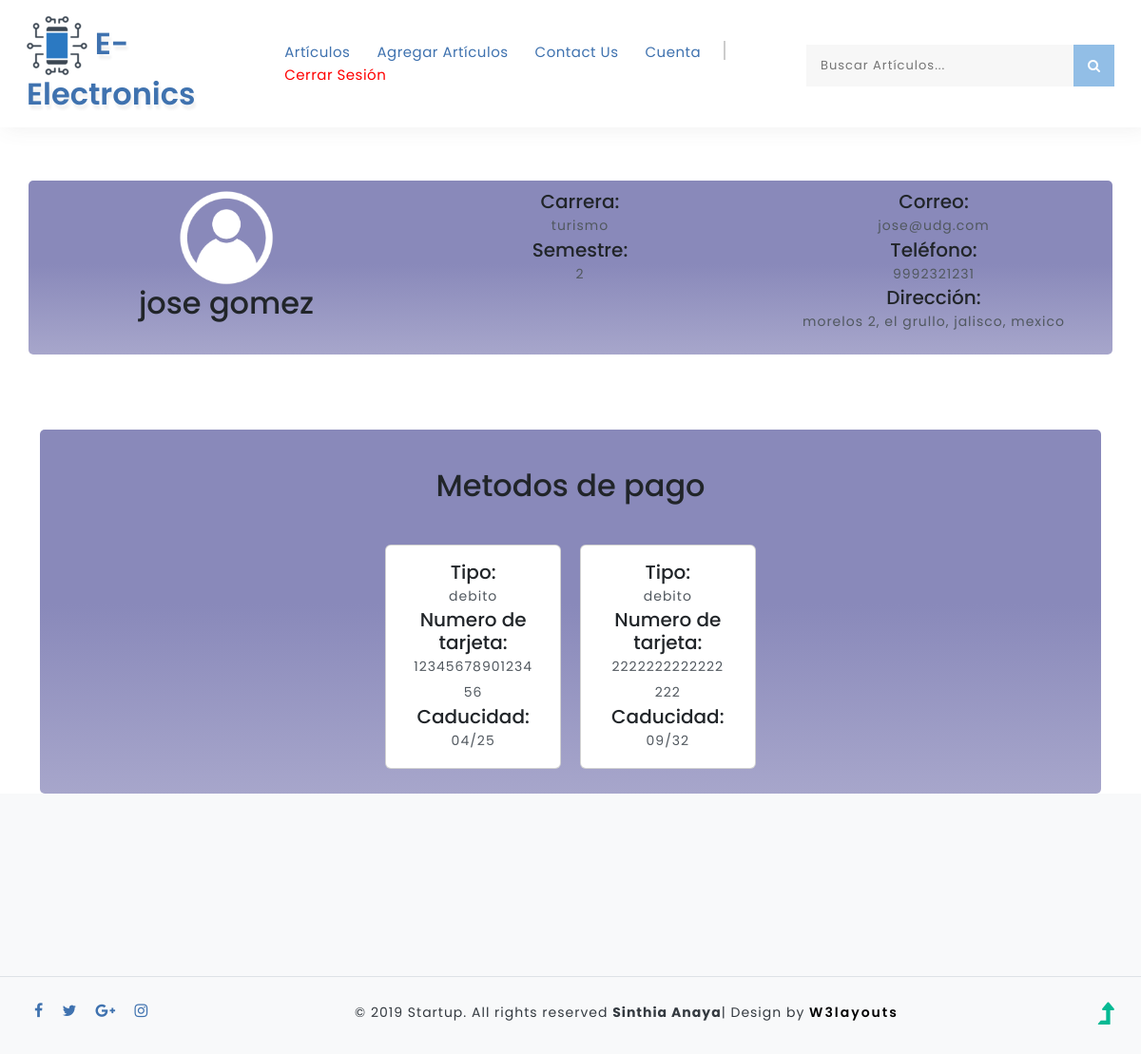
Page /cuenta.php (signed in) on the committed database.
### tables this page shows
CREATE TABLE `metodopago` (
  `idMetodoPago` int(11) NOT NULL,
  `tipo` varchar(45) DEFAULT NULL,
  `numTarjeta` varchar(16) DEFAULT NULL,
  `caducidad` varchar(45) DEFAULT NULL,
  `pin` varchar(45) DEFAULT NULL,
  `Usuario_idUsuario` int(11) NOT NULL
);

### cuenta.php (the view)
<?php
require 'database.php';
include "includes/header.php";
$idyo = $_SESSION['idUsuario'];
$query = $conn->prepare("SELECT * FROM metodopago WHERE Usuario_idUsuario = ?");
$query->execute([$idyo]);
?>
<div class="container">
    <div class="row accecolora align-items-center">
        <div style="margin:10px;" class="row">
            <div class="col-sm text-center">
                    <img src="images/user.png" alt="" width="100px" height="100px">
                    <h2>
                        <?php echo $_SESSION['Nombre'] ?>
                    </h2><br>
            </div>
            <div class="col-sm text-center justify-content-center">
            <h5>Carrera: </h5>
                        <p>
                        <?php echo $_SESSION['Carrera'];?><br>
                        </p>
                    <h5>Semestre: </h5>
                        <p>
                        <?php echo $_SESSION['Semestre'];?>
                        </p>
            </div>
            <div class="col text-center justify-content-center">
            <h5>Correo: </h5>
                        <p>
                        <?php echo $_SESSION['Correo'];?>
                        </p>
                    <h5>Teléfono: </h5>
                        <p>
                        <?php echo $_SESSION['Telefono'];?>
                        </p>
                    <h5>Dirección: </h5>
                        <p>
                        <?php echo $_SESSION['Direccion'];?>
                        </p>
            </div>
        </div>
    </div>
    <br>
    <div class="accecolora align-items-center">
        <br>
        <div class="row my-3 text-center">
        <h2>Metodos de pago</h2><br>
        </div>
        <div class="row p-3 justify-content-md-center">
        <?php if ($query->rowCount() > 0) {
            while($metodopago = $query->fetch(PDO::FETCH_ASSOC)){
                echo '<div style="margin:10px;" class="col col-lg-2 card "><div class="card-body text-center justify-content-center">
        <h5>Tipo: </h5>
                    <p>
                    '.$metodopago['tipo'].'
                    </p>
                <h5>Numero de tarjeta: </h5>
                    <p>
                    '.$metodopago['numTarjeta'].'
                    </p>
                <h5>Caducidad: </h5>
                    <p>
                    '.$metodopago['caducidad'].'
                    </p>
        </div></div>';
            }
        }
        ?>
        </div>
    </div>
</div>
<?php
include "includes/footer.php";
?>

### css/style.css (style rules this page uses)
body { padding: 0; margin: 0; background: #FFF; font-family: 'Poppins', sans-serif; }
.accecolora { background-image: linear-gradient(to top, #a7a6cb 0%, #8989ba 52%, #8989ba 100%); border-radius: 5px; margin-top: 5%; }
html { scroll-behavior: smooth; }
h1, h2, h3, h4, h5, h6 { margin: 0; padding: 0; }
p { margin: 0; padding: 0; font-size: 14px; letter-spacing: 1px; line-height: 1.9; color: #51585f; }

### rows in the picture
metodopago: tipo "debito", numTarjeta "1234567890123456", caducidad "04/25"
metodopago: tipo "debito", numTarjeta "2222222222222222", caducidad "09/32"

### other values in the picture
$_SESSION['Nombre'] "jose gomez"
$_SESSION['Carrera'] "turismo"
$_SESSION['Semestre'] "2"
$_SESSION['Correo'] "jose@udg.com"
$_SESSION['Telefono'] "9992321231"
$_SESSION['Direccion'] "morelos 2, el grullo, jalisco, mexico"
